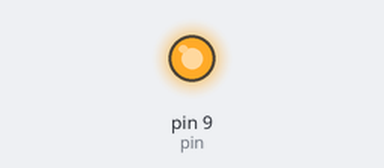
Simulated run of this sketch. Board: Arduino Uno, built with avr-gcc and run on an emulated ATmega328P. Shown: output pins drawn as LEDs (lit = HIGH).

Above: at 0.1 s.
Timing chart, 0 to 1.6 s (numbered marks = the images above):
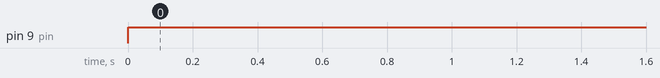

Measured:
- by itself, pin 9 (pin): LOW → HIGH at 0.00 s

The sketch:

MotoBomba.ino
```cpp
const int pin = 9;

void setup()
{
  pinMode(pin, OUTPUT);  //definir pin como salida
}

void loop()
{
  digitalWrite(pin, HIGH);   // poner el Pin en HIGH
}
```
